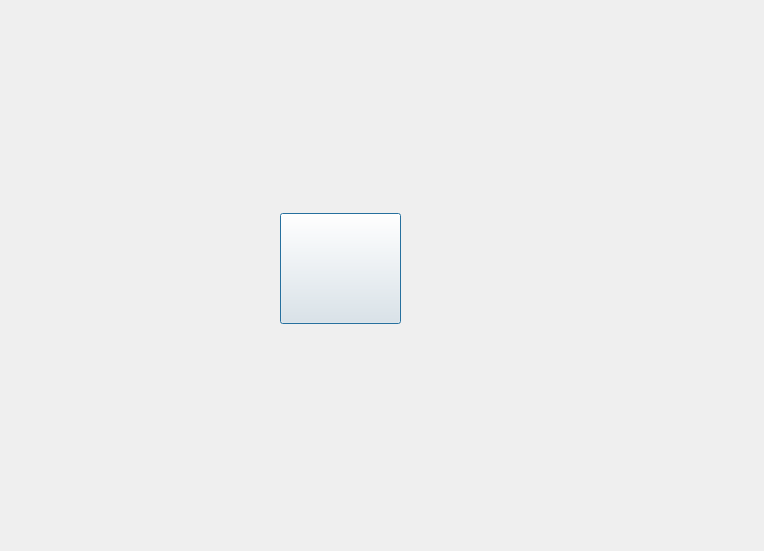
<?xml version="1.0" encoding="UTF-8"?>
<ui version="4.0">
 <class>MyWidget</class>
 <widget class="QDialog" name="MyWidget">
  <property name="geometry">
   <rect>
    <x>0</x>
    <y>0</y>
    <width>764</width>
    <height>551</height>
   </rect>
  </property>
  <property name="windowTitle">
   <string>Dialog</string>
  </property>
  <widget class="QPushButton" name="pushButton">
   <property name="geometry">
    <rect>
     <x>280</x>
     <y>213</y>
     <width>121</width>
     <height>111</height>
    </rect>
   </property>
   <property name="text">
    <string/>
   </property>
  </widget>
 </widget>
 <resources/>
 <connections/>
</ui>
